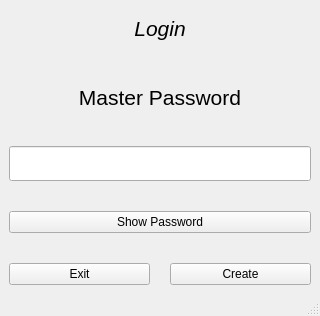
<?xml version="1.0" encoding="UTF-8"?>
<ui version="4.0">
 <class>MainWindow</class>
 <widget class="QMainWindow" name="MainWindow">
  <property name="geometry">
   <rect>
    <x>0</x>
    <y>0</y>
    <width>320</width>
    <height>316</height>
   </rect>
  </property>
  <property name="windowTitle">
   <string>MainWindow</string>
  </property>
  <widget class="QWidget" name="centralwidget">
   <layout class="QGridLayout" name="gridLayout">
    <item row="0" column="0">
     <layout class="QVBoxLayout" name="verticalLayout_4">
      <property name="spacing">
       <number>30</number>
      </property>
      <item>
       <widget class="QLabel" name="Loginlabel_3">
        <property name="font">
         <font>
          <pointsize>16</pointsize>
          <weight>50</weight>
          <italic>true</italic>
          <bold>false</bold>
          <underline>false</underline>
         </font>
        </property>
        <property name="styleSheet">
         <string notr="true">#funcWidget QLineEdite{
	border:1px solid #e5ebfo;
	border-raduis: 5px;
	padding: 5px 10px;
	font-size: 16px;
}

#funcWidget QLineEdit:focuse{
	border-color:#5500ff;
}</string>
        </property>
        <property name="text">
         <string>Login</string>
        </property>
        <property name="alignment">
         <set>Qt::AlignCenter</set>
        </property>
       </widget>
      </item>
      <item>
       <widget class="QLabel" name="MasterPasswordlabel">
        <property name="font">
         <font>
          <pointsize>16</pointsize>
         </font>
        </property>
        <property name="text">
         <string>Master Password</string>
        </property>
        <property name="alignment">
         <set>Qt::AlignCenter</set>
        </property>
       </widget>
      </item>
      <item>
       <widget class="QLineEdit" name="lineEdit_4">
        <property name="minimumSize">
         <size>
          <width>300</width>
          <height>35</height>
         </size>
        </property>
        <property name="text">
         <string/>
        </property>
        <property name="echoMode">
         <enum>QLineEdit::Password</enum>
        </property>
       </widget>
      </item>
      <item>
       <widget class="QPushButton" name="ShowPasswordButton">
        <property name="styleSheet">
         <string notr="true">image: url(:/icon/Icons/visible-16.ico);</string>
        </property>
        <property name="text">
         <string>Show Password</string>
        </property>
        <property name="icon">
         <iconset>
          <normaloff>D:/Important stuff/QT_Designer/Icons/visible-16.ico</normaloff>D:/Important stuff/QT_Designer/Icons/visible-16.ico</iconset>
        </property>
       </widget>
      </item>
      <item>
       <layout class="QHBoxLayout" name="horizontalLayout_3">
        <property name="spacing">
         <number>20</number>
        </property>
        <item>
         <widget class="QPushButton" name="Exitlabel_3">
          <property name="text">
           <string>Exit</string>
          </property>
          <property name="icon">
           <iconset>
            <normaloff>:/icon/Icons/x-mark-16.ico</normaloff>:/icon/Icons/x-mark-16.ico</iconset>
          </property>
         </widget>
        </item>
        <item>
         <widget class="QPushButton" name="Createlabel_3">
          <property name="text">
           <string>Create</string>
          </property>
          <property name="icon">
           <iconset>
            <normaloff>:/icon/Icons/plus-16.ico</normaloff>:/icon/Icons/plus-16.ico</iconset>
          </property>
         </widget>
        </item>
       </layout>
      </item>
     </layout>
    </item>
   </layout>
  </widget>
  <widget class="QMenuBar" name="menubar">
   <property name="geometry">
    <rect>
     <x>0</x>
     <y>0</y>
     <width>320</width>
     <height>21</height>
    </rect>
   </property>
  </widget>
  <widget class="QStatusBar" name="statusbar"/>
 </widget>
 <resources/>
 <connections/>
</ui>
